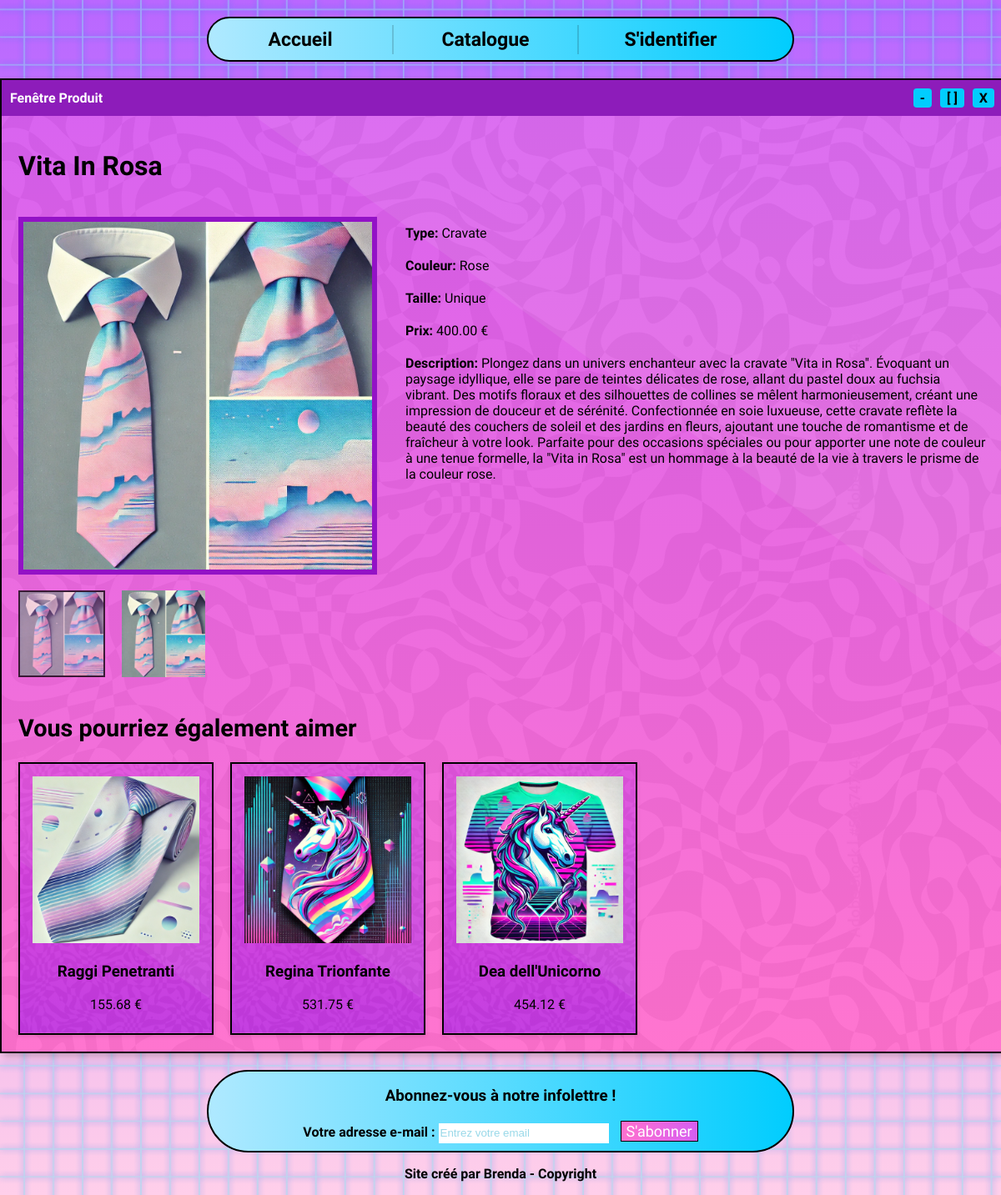
The app's page /product_detail.php?id=4 with its own data.
### tables this page shows
CREATE TABLE `produits` (
  `id` int(11) NOT NULL,
  `name` text NOT NULL,
  `type` text NOT NULL,
  `couleur` text NOT NULL,
  `taille` text NOT NULL,
  `prix` decimal(10,2) NOT NULL,
  `description` text NOT NULL,
  `image` text NOT NULL
);

### ProductController.php (called while the page is built, shortened)
<?php
require_once 'ProductModel.php';
class ProductController
{
    private $model;
    public function __construct($database)
    {
        $this->model = new ProductModel($database);
    }
    public function getProductById($id)
    {
        return $this->model->getProductById($id);
    }
    public function getRandomProducts($limit, $currentProductId)
    {
        return $this->model->getRandomProducts($limit, $currentProductId);
    }
}
?>

### ProductModel.php (called while the page is built, shortened)
<?php
class ProductModel
{
    private $db;
    public function __construct($database)
    {
        $this->db = $database;
    }
    public function getProductById($id)
    {
        $sql = "SELECT * FROM produits WHERE id = :id";
        $stmt = $this->db->prepare($sql);
        $stmt->bindValue(':id', $id, PDO::PARAM_INT);
        $stmt->execute();
        return $stmt->fetch(PDO::FETCH_ASSOC);
    }
    public function getRandomProducts($limit, $currentProductId)
    {
        $stmt = $this->db->prepare("SELECT * FROM produits WHERE id != :id ORDER BY RAND() LIMIT :limit");
        $stmt->bindParam(':id', $currentProductId, PDO::PARAM_INT);
        $stmt->bindParam(':limit', $limit, PDO::PARAM_INT);
        $stmt->execute();
        return $stmt->fetchAll(PDO::FETCH_ASSOC);
    }
}
?>

### product_detail.php (the view, shortened to what this page needs)
<?php
include 'ProductController.php';
require_once 'database.php';
$productId = $_GET['id'];
$productController = new ProductController($database);
$product = $productController->getProductById($productId);
$randomProducts = $productController->getRandomProducts(3, $productId);
?>
<!DOCTYPE html>
<html lang="fr">
<head>
  <link rel="stylesheet" href="style.css" />
</head>
<body class="sora-font">
  <?php include('header.php'); ?>
  <div class="fenetre">
    <div class="barre">
      <span class="titre-fenetre">Fenêtre Produit</span>
      <div class="boutons-fenetre">
        <span class="moins">-</span>
        <span class="ouvrir">[ ]</span>
        <span class="fermer">X</span>
      </div>
    </div>
    <main class="page-produits-details">
      <?php
      if ($product) {
        echo "<h1>{$product['name']}</h1>";
        echo "<div class='product-container-details'>";
        echo "<div class='product-imagess'>";
        echo "<img id='main-image' src='{$product['image']}' alt='{$product['name']}' class='main-product-image' />";
        echo "<div class='thumbnails'>";
        echo "<img src='{$product['image']}' alt='{$product['name']}' class='thumbnail-image selected-thumbnail' onclick='changeImage(\"{$product['image']}\", this)' />";
        echo "<img src='{$product['image']}' alt='{$product['name']}' class='thumbnail-image' onclick='changeImage(\"{$product['image']}\", this)' />";
        echo "</div>";
        echo "</div>";
        echo "<div class='product-details'>";
        echo "<p><strong>Type:</strong> {$product['type']}</p>";
        echo "<p><strong>Couleur:</strong> {$product['couleur']}</p>";
        echo "<p><strong>Taille:</strong> {$product['taille']}</p>";
        echo "<p><strong>Prix:</strong> {$product['prix']} €</p>";
        echo "<p><strong>Description:</strong> {$product['description']}</p>";
        echo "</div>";
        echo "</div>";
        if ($randomProducts) {
          echo "<h2>Vous pourriez également aimer</h2>";
          echo "<div class='random-products'>";
          foreach ($randomProducts as $randomProduct) {
            echo "<div class='random-product'>";
            echo "<a href='product_detail.php?id={$randomProduct['id']}'>";
            echo "<img src='{$randomProduct['image']}' alt='{$randomProduct['name']}' class='random-product-image' />";
            echo "<h3>{$randomProduct['name']}</h3>";
            echo "<p>{$randomProduct['prix']} €</p>";
            echo "</a>";
            echo "</div>";
          }
          echo "</div>";
        }
      } else {
        echo "<p>Produit non trouvé.</p>";
      }
      ?>
    </main>
  </div>
  <?php include('footer.php'); ?>
</body>
</html>

### style.css (style rules this page uses)
html, body { height: 100%; margin: 0; }
.sora-font { font-family: "Sora", sans-serif; font-optical-sizing: auto; font-weight: 200; font-style: normal; }
body { font-family: Arial, Helvetica, sans-serif; background: url(images/fond_2.png), linear-gradient( 180deg, rgba(185, 103, 255, 1) 0%, rgba(255, 207, 234, 1) 100% ) no-repeat; background-color: rgba(255, 207, 234, 1); background-size: 50%, cover; margin: 0; min-height: 100vh; display: flex; flex-direction: column; align-items: center; }
.fenetre { width: 1200px; border: 2px solid black; background: linear-gradient( 360deg, rgb(255, 113, 206) 0%, rgb(214, 94, 241) 100% ); box-shadow: 4px 4px 8px rgba(0, 0, 0, 0.2); margin: 20px auto; }
.barre { background-color: rgb(141, 28, 186); color: white; padding: 10px; display: flex; justify-content: space-between; align-items: center; font-weight: bold; }
.boutons-fenetre { display: flex; gap: 10px; }
.boutons-fenetre span { cursor: pointer; background-color: rgb(1, 205, 254); color: rgb(0, 0, 0); padding: 2px 8px; border-radius: 4px; }
.page-produits-details { display: flex; flex-wrap: wrap; justify-content: space-between; align-items: flex-start; gap: 20px; padding: 20px; background: url(images/Fond-produits.png), url(images/fond_3.png), no-repeat; }
.product-container-details { display: flex; flex-wrap: wrap; justify-content: space-around; margin: 0 auto; max-width: 1200px; }
.product-imagess { flex: 1; max-width: 40%; }
.product-imagess .main-product-image { width: 90%; height: auto; margin-bottom: 15px; }
.main-product-image { border: 6px solid rgb(147, 18, 198); }
.thumbnails { display: flex; gap: 10px; }
.product-details { flex: 1; max-width: 85%; }
.product-details p { margin: 10px 0; margin-bottom: 20px; font-weight: 400; }
.thumbnail-image { width: 100px; height: auto; margin-right: 10px; cursor: pointer; transition: opacity 0.3s ease; }
.selected-thumbnail { opacity: 0.75; border: 2px solid #000; }
.random-products { display: flex; gap: 20px; margin-top: -20px; justify-content: space-between; }
.random-product { background: url(images/Fond-produits.png), url(images/fond_3.png), linear-gradient(180deg, rgb(223, 70, 218) 0%, rgb(194, 57, 224) 100%) no-repeat; background-size: 100%, cover; background-position: center, -190px 0px; padding: 15px; text-align: center; border: 2px solid #000000; box-shadow: 0 2px 5px rgba(0, 0, 0, 0.1); width: 30%; transition: transform 0.2s, box-shadow 0.2s; }
.random-product-image { width: 100%; height: auto; max-height: 200px; object-fit: cover; }
.random-product p { margin: 10px 0; color: #000000; }
.random-product a { text-decoration: none; color: #000000; font-weight: 500; }
.page-produits-details h2 { font-size: 1.8rem; color: #000000; text-align: center; }

### records on screen
produits: name "Vita In Rosa", image (picture), type "Cravate", couleur "Rose", taille "Unique", prix "400.00", description "Plongez dans un univers enchanteur avec la cravate \"Vita in Rosa\". Évoquant un paysage idyllique, elle se pare de teintes délicates de rose, allant du pastel doux au fuchsia vibrant. Des motifs floraux et des silhouettes de collines se mêlent harmonieusement, créant une impression de douceur et de sérénité. Confectionnée en soie luxueuse, cette cravate reflète la beauté des couchers de soleil et des jardins en fleurs, ajoutant une touche de romantisme et de fraîcheur à votre look. Parfaite pour des occasions spéciales ou pour apporter une note de couleur à une tenue formelle, la \"Vita in Rosa\" est un hommage à la beauté de la vie à travers le prisme de la couleur rose."
produits: image (picture), name "Raggi Penetranti", prix "155.68"
produits: image (picture), name "Regina Trionfante", prix "531.75"
produits: image (picture), name "Dea dell'Unicorno", prix "454.12"
